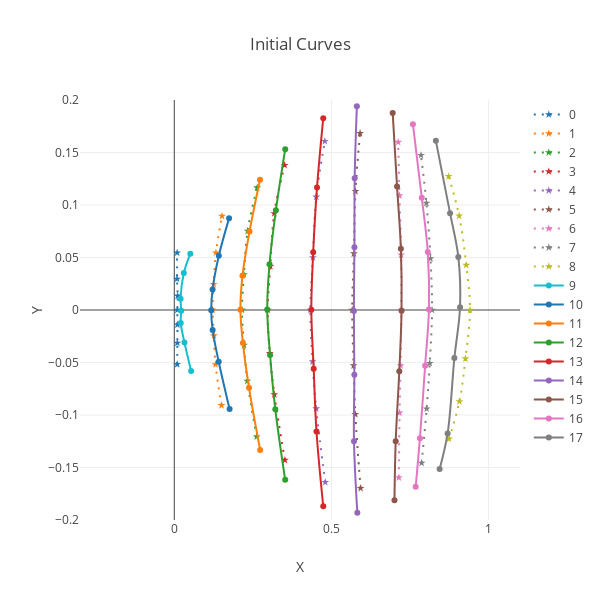

Here is the notebook cell this chart was saved with:
### Code cell
i = 7
p0 = phTout0.data.numpy()[i]
p1 = phTout1.data.numpy()[i]

p01_0 = phCout0.data.numpy()[i]
p01_1 = phCout1.data.numpy()[i]

# nx = np.concatenate((p0,p01_0))
nx = np.concatenate((p1,p01_1))

gx = gy.FormatNetworkToGraphColumns(nx, xOffset=0, yOffset=7, colPoints=7)

layout = go.Layout(
    title = 'Initial Curves',
    height = 600,
    width = 600,
    hovermode= 'closest',
    xaxis= dict(
        title= 'X',
        range = [-.3,1.1],
    ),
    yaxis=dict(
        title= 'Y',
        range = [-.2,.2],
    )
)
f = gy.graphCurves(gx, layout, dashRange=range(0,9))
offline.iplot(f)

### Figure 1 — Plotly figure (JSON) as saved in the notebook; plotly's stock layout.template omitted (floating-point values rounded to 4 significant figures)
{"data": [{"line": {"dash": "2px,6px", "shape": "spline"}, "marker": {"symbol": "star"}, "name": "0", "type": "scatter", "uid": "7b1201fe-efaf-4c95-b302-b485cc2fc582", "x": [0.00924, 0.009746, 0.01005, 0.009828, 0.01073, 0.008777, 0.00901], "y": [-0.05171, -0.03138, -0.01406, 3.618e-05, 0.01342, 0.02956, 0.0545]}, {"line": {"dash": "2px,6px", "shape": "spline"}, "marker": {"symbol": "star"}, "name": "1", "type": "scatter", "uid": "7d889f27-e07f-4711-a2b7-f12a1a22e560", "x": [0.1503, 0.1312, 0.1262, 0.1219, 0.1252, 0.1325, 0.1519], "y": [-0.09083, -0.05187, -0.02441, 0.0001537, 0.02453, 0.05457, 0.08943]}, {"line": {"dash": "2px,6px", "shape": "spline"}, "marker": {"symbol": "star"}, "name": "2", "type": "scatter", "uid": "5ce71b19-6991-446d-aa22-b6e0972f88fa", "x": [0.2623, 0.2324, 0.2217, 0.2154, 0.2216, 0.2334, 0.2636], "y": [-0.1207, -0.06762, -0.03338, 0.0001109, 0.03387, 0.07524, 0.1165]}, {"line": {"dash": "2px,6px", "shape": "spline"}, "marker": {"symbol": "star"}, "name": "3", "type": "scatter", "uid": "a30689ea-f6d1-47c6-bac1-cb15648fd5d4", "x": [0.3519, 0.3184, 0.3039, 0.2973, 0.3055, 0.3182, 0.3513], "y": [-0.143, -0.08048, -0.04118, 2.843e-05, 0.04167, 0.09195, 0.1379]}, {"line": {"dash": "2px,6px", "shape": "spline"}, "marker": {"symbol": "star"}, "name": "4", "type": "scatter", "uid": "69db9fe7-b512-47dc-a841-abe3d8c1f92b", "x": [0.4804, 0.4515, 0.44, 0.4332, 0.441, 0.4519, 0.4791], "y": [-0.164, -0.09396, -0.04912, 5.854e-05, 0.05003, 0.1077, 0.1607]}, {"line": {"dash": "2px,6px", "shape": "spline"}, "marker": {"symbol": "star"}, "name": "5", "type": "scatter", "uid": "e65df5f6-3353-40ae-8076-1075362bb982", "x": [0.5928, 0.576, 0.5706, 0.5661, 0.5713, 0.5765, 0.5912], "y": [-0.1697, -0.09934, -0.05286, 4.86e-05, 0.05372, 0.113, 0.1683]}, {"line": {"dash": "2px,6px", "shape": "spline"}, "marker": {"symbol": "star"}, "name": "6", "type": "scatter", "uid": "7f91bdb8-bb2d-4068-b20b-74bf0d376606", "x": [0.7144, 0.7168, 0.7201, 0.722, 0.7219, 0.7165, 0.7123], "y": [-0.1596, -0.09789, -0.05285, -9.179e-06, 0.05253, 0.109, 0.1599]}, {"line": {"dash": "2px,6px", "shape": "spline"}, "marker": {"symbol": "star"}, "name": "7", "type": "scatter", "uid": "9ab2e510-e14a-449b-9961-ad712d30b56e", "x": [0.787, 0.8029, 0.8129, 0.8201, 0.8152, 0.8022, 0.785], "y": [-0.1457, -0.09398, -0.05067, -1.866e-05, 0.04905, 0.1018, 0.1474]}, {"line": {"dash": "2px,6px", "shape": "spline"}, "marker": {"symbol": "star"}, "name": "8", "type": "scatter", "uid": "20012fbd-1fa1-4a31-951d-592f0611e039", "x": [0.874, 0.9073, 0.9264, 0.9409, 0.929, 0.9065, 0.8729], "y": [-0.1227, -0.08716, -0.04627, 1.272e-05, 0.04271, 0.08967, 0.1273]}, {"line": {"shape": "spline"}, "name": "9", "type": "scatter", "uid": "e6db9228-43ab-4b13-a6b7-6dc60afd74ed", "x": [0.05363, 0.03236, 0.02052, 0.02207, 0.02002, 0.03026, 0.05108], "y": [-0.05804, -0.03098, -0.01233, -0.0007824, 0.01075, 0.03513, 0.0536]}, {"line": {"shape": "spline"}, "name": "10", "type": "scatter", "uid": "fa257525-4293-43f3-8c6e-c09d9c0a3586", "x": [0.176, 0.1414, 0.1221, 0.1175, 0.1218, 0.1417, 0.1743], "y": [-0.09434, -0.04928, -0.01912, -0.0003213, 0.0195, 0.05164, 0.08726]}, {"line": {"shape": "spline"}, "name": "11", "type": "scatter", "uid": "1ff120fe-3974-4c6e-8226-c951586da37c", "x": [0.2732, 0.2378, 0.2184, 0.2104, 0.217, 0.2394, 0.2728], "y": [-0.1332, -0.07416, -0.03132, 0.0003348, 0.03258, 0.07482, 0.1241]}, {"line": {"shape": "spline"}, "name": "12", "type": "scatter", "uid": "7c1c32a6-7890-4746-8163-99020e33fcf3", "x": [0.3529, 0.3214, 0.3048, 0.2957, 0.3029, 0.3233, 0.353], "y": [-0.1617, -0.09458, -0.04289, 0.0004976, 0.04347, 0.09498, 0.1532]}, {"line": {"shape": "spline"}, "name": "13", "type": "scatter", "uid": "1826487b-3789-4ea7-b66b-a5c9ed00aea1", "x": [0.474, 0.4525, 0.4436, 0.4361, 0.442, 0.4542, 0.4739], "y": [-0.187, -0.1157, -0.05602, 0.0002128, 0.055, 0.1168, 0.1825]}, {"line": {"shape": "spline"}, "name": "14", "type": "scatter", "uid": "0c3df3e5-d455-4fb0-9216-de0ac146e595", "x": [0.5825, 0.5717, 0.573, 0.5715, 0.5732, 0.574, 0.5809], "y": [-0.193, -0.1249, -0.06169, -0.0009282, 0.05973, 0.1255, 0.1941]}, {"line": {"shape": "spline"}, "name": "15", "type": "scatter", "uid": "e3073c87-bf0d-497c-b8b6-5788172d5700", "x": [0.7006, 0.7045, 0.716, 0.7231, 0.721, 0.7088, 0.6949], "y": [-0.1811, -0.125, -0.05835, -0.0006648, 0.05833, 0.1176, 0.1876]}, {"line": {"shape": "spline"}, "name": "16", "type": "scatter", "uid": "561ee109-a32a-44ba-b5d3-3b69be02aa0c", "x": [0.7681, 0.7816, 0.7981, 0.8102, 0.8065, 0.7875, 0.7594], "y": [-0.1683, -0.1221, -0.05307, 0.000506, 0.0553, 0.1068, 0.1768]}, {"line": {"shape": "spline"}, "name": "17", "type": "scatter", "uid": "29bf8e62-62c4-4e3d-af12-af8775de3694", "x": [0.8443, 0.8697, 0.8912, 0.9092, 0.9037, 0.8775, 0.8323], "y": [-0.1514, -0.1176, -0.04574, 0.002588, 0.05055, 0.09221, 0.1611]}], "layout": {"height": 600, "hovermode": "closest", "title": {"text": "Initial Curves"}, "width": 600, "xaxis": {"range": [-0.3, 1.1], "title": {"text": "X"}}, "yaxis": {"range": [-0.2, 0.2], "title": {"text": "Y"}}}}
